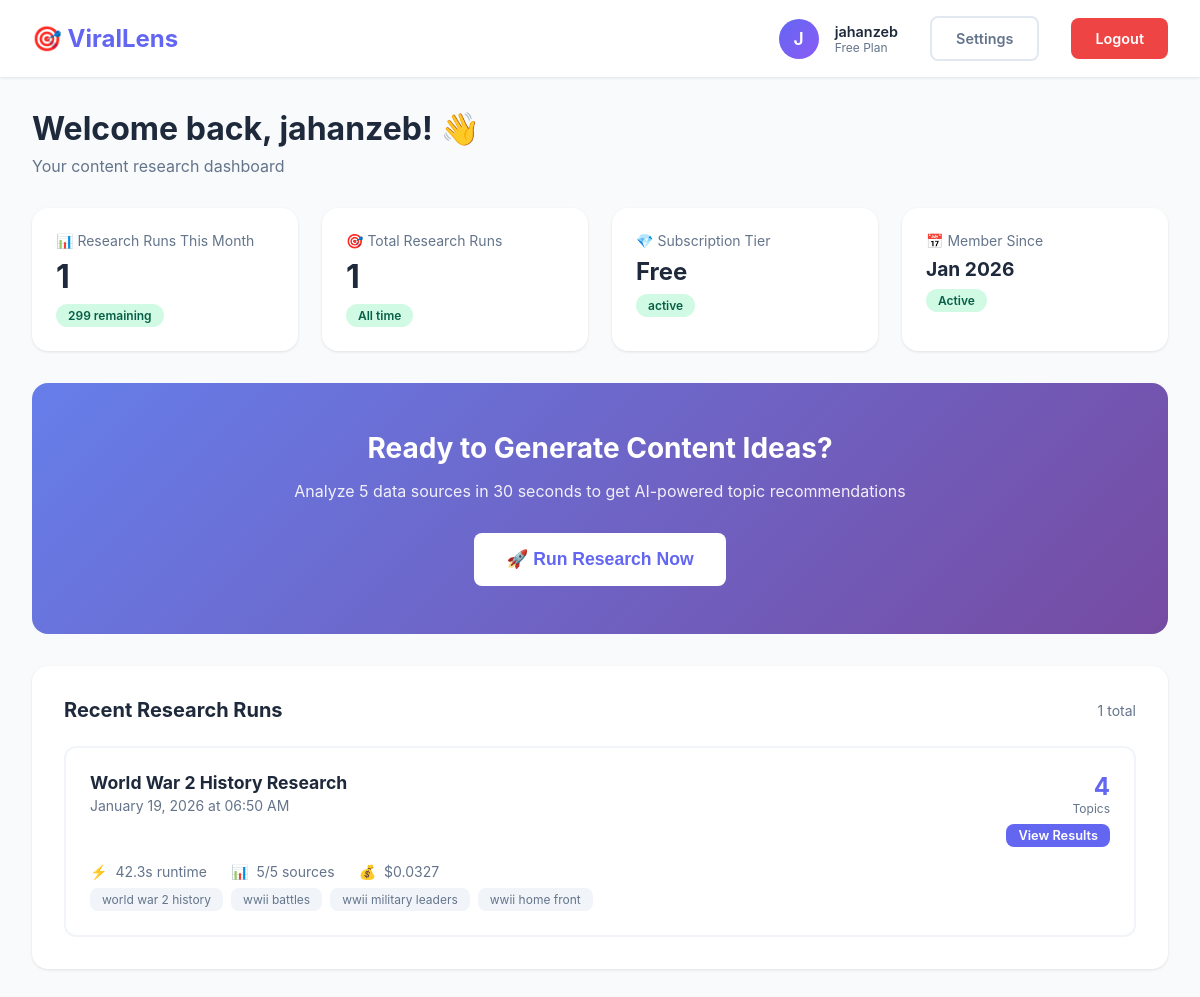
The page /dashboard (signed in) on the database its author committed.
### models.py (models this page shows, shortened)
class User(UserMixin, db.Model):
    __tablename__ = 'users'
    id = db.Column(db.Integer, primary_key=True)
    email = db.Column(db.String(120), unique=True, nullable=False, index=True)
    username = db.Column(db.String(80), unique=True, nullable=False, index=True)
    password_hash = db.Column(db.String(255), nullable=False)
    full_name = db.Column(db.String(120))
    niche = db.Column(db.String(50))  # automotive, royal_family, tech, etc.
    subscription_tier = db.Column(db.String(20), default='free')  # free, pro, agency
    subscription_status = db.Column(db.String(20), default='active')  # active, cancelled, expired
    subscription_start = db.Column(db.DateTime)
    subscription_end = db.Column(db.DateTime)
    research_runs_this_month = db.Column(db.Integer, default=0)
    total_research_runs = db.Column(db.Integer, default=0)
    is_admin = db.Column(db.Boolean, default=False)
    is_active = db.Column(db.Boolean, default=True)
    created_at = db.Column(db.DateTime, default=datetime.utcnow)
    last_login = db.Column(db.DateTime)
    approval_status = db.Column(db.String(20), default='approved', nullable=False) # pending, approved, rejected
    approved_by = db.Column(db.Integer, db.ForeignKey('users.id'), nullable=True)
    approved_at = db.Column(db.DateTime, nullable=True)
    rejection_reason = db.Column(db.Text, nullable=True)
    admin_notes = db.Column(db.Text, nullable=True)
    onboarding_completed = db.Column(db.Boolean, default=False)
    onboarding_step = db.Column(db.Integer, default=1) # Track progress
    research_runs = db.relationship('ResearchRun', backref='user', lazy='dynamic', cascade='all, delete-orphan')
    keywords = db.relationship('Keyword', backref='user', lazy='dynamic', cascade='all, delete-orphan')
    competitors = db.relationship('Competitor', backref='user', lazy='dynamic', cascade='all, delete-orphan')
    user_config = db.relationship('UserConfig', backref='user', uselist=False, cascade='all, delete-orphan')
    approver = db.relationship('User', remote_side='User.id', foreign_keys=[approved_by])
    def can_run_research(self):
        limits = {
            'free': 300, # Increased to allow ~10/day
            'pro': float('inf'),
            'agency': float('inf')
        }
        return self.research_runs_this_month < limits.get(self.subscription_tier, 300)
    def get_remaining_runs(self):
        limits = {
            'free': 300, # Increased to allow ~10/day
            'pro': float('inf'),
            'agency': float('inf')
        }
        limit = limits.get(self.subscription_tier, 300)
        if limit == float('inf'):
            return 'Unlimited'
        return max(0, limit - self.research_runs_this_month)

class ResearchRun(db.Model):
    __tablename__ = 'research_runs'
    id = db.Column(db.Integer, primary_key=True)
    user_id = db.Column(db.Integer, db.ForeignKey('users.id'), nullable=False, index=True)
    keywords = db.Column(db.JSON)  # List of keywords used
    topics_generated = db.Column(db.Integer, default=0)
    sources_successful = db.Column(db.Integer, default=0)
    runtime_seconds = db.Column(db.Float)
    api_cost = db.Column(db.Float)
    json_report_path = db.Column(db.String(255))
    html_report_path = db.Column(db.String(255))
    topics_data = db.Column(db.JSON)
    created_at = db.Column(db.DateTime, default=datetime.utcnow, index=True)

### app.py (the view)
@app.route('/dashboard')
@login_required
def dashboard():
    recent_runs = ResearchRun.query.filter_by(user_id=current_user.id)\
        .order_by(ResearchRun.created_at.desc())\
        .limit(10)\
        .all()
    return render_template('dashboard.html',
                         user=current_user,
                         recent_runs=recent_runs)

### app.py (called while the page is built)
@login_manager.user_loader
def load_user(user_id):
    return User.query.get(int(user_id))

### templates/dashboard.html (shortened to what this page needs)
<!DOCTYPE html>
<html lang="en">
<head>
</head>
<body>
    <nav>
        <div class="container">
            <a href="/dashboard" class="logo">
                🎯 ViralLens
            </a>
            <div class="nav-right">
                <div class="user-info">
                    <div class="user-avatar">
                        {{ current_user.username[0].upper() }}
                    </div>
                    <div class="user-details">
                        <div class="user-name">{{ current_user.full_name or current_user.username }}</div>
                        <div class="user-tier">{{ current_user.subscription_tier }} plan</div>
                    </div>
                </div>
                <a href="/settings" class="btn btn-outline">Settings</a>
                <a href="/logout" class="btn btn-danger">Logout</a>
            </div>
        </div>
    </nav>
    <div class="container">
        <div class="page-header">
            <h1>Welcome back, {{ current_user.full_name or current_user.username }}! 👋</h1>
            <p>Your content research dashboard</p>
        </div>
        <div class="stats-grid">
            <div class="stat-card">
                <div class="stat-label">
                    📊 Research Runs This Month
                </div>
                <div class="stat-value">{{ current_user.research_runs_this_month }}</div>
                <div class="stat-badge badge-{{ 'success' if current_user.can_run_research() else 'danger' }}">
                    {{ current_user.get_remaining_runs() }} remaining
                </div>
            </div>
            <div class="stat-card">
                <div class="stat-label">
                    🎯 Total Research Runs
                </div>
                <div class="stat-value">{{ current_user.total_research_runs }}</div>
                <div class="stat-badge badge-success">
                    All time
                </div>
            </div>
            <div class="stat-card">
                <div class="stat-label">
                    💎 Subscription Tier
                </div>
                <div class="stat-value" style="font-size: 1.5rem; text-transform: capitalize;">
                    {{ current_user.subscription_tier }}
                </div>
                <div class="stat-badge badge-success">
                    {{ current_user.subscription_status }}
                </div>
            </div>
            <div class="stat-card">
                <div class="stat-label">
                    📅 Member Since
                </div>
                <div class="stat-value" style="font-size: 1.2rem;">
                    {{ current_user.created_at.strftime('%b %Y') }}
                </div>
                <div class="stat-badge badge-success">
                    Active
                </div>
            </div>
        </div>
        <div class="action-section">
            <h2>Ready to Generate Content Ideas?</h2>
            <p>Analyze 5 data sources in 30 seconds to get AI-powered topic recommendations</p>
            <div id="initialState">
                <button class="btn btn-white" onclick="runResearch()">
                    <span>🚀 Run Research Now</span>
                </button>
            </div>
        </div>
        <div class="research-history">
            <div class="section-header">
                <h3>Recent Research Runs</h3>
                <span style="color: var(--gray); font-size: 0.875rem;">
                    {{ recent_runs|length }} total
                </span>
            </div>
            {% if recent_runs %}
            <div class="research-list">
                {% for run in recent_runs %}
                <div class="research-item">
                    <div class="research-header">
                        <div>
                            <strong style="font-size: 1.1em;">
                                {% if run.keywords and run.keywords|length > 0 %}
                                {{ run.keywords[0]|title }} Research
                                {% else %}
                                Research Run #{{ run.id }}
                                {% endif %}
                            </strong>
                            <div style="font-size: 0.875rem; color: var(--gray); margin-top: 0.25rem;">
                                {{ run.created_at.strftime('%B %d, %Y at %I:%M %p') }}
                            </div>
                        </div>
                        <div style="text-align: right;">
                            <div style="font-size: 1.5rem; font-weight: 700; color: var(--primary);">
                                {{ run.topics_generated }}
                            </div>
                            <div style="font-size: 0.75rem; color: var(--gray); margin-bottom: 0.5rem;">
                                Topics
                            </div>
                            <a href="/research/results/{{ run.id }}" class="btn btn-primary"
                                style="font-size: 0.8rem; padding: 0.25rem 0.75rem;">
                                View Results
                            </a>
                        </div>
                    </div>
                    <div class="research-meta">
                        <div class="meta-item">
                            <span>⚡</span>
                            <span>{{ "%.1f"|format(run.runtime_seconds) }}s runtime</span>
                        </div>
                        <div class="meta-item">
                            <span>📊</span>
                            <span>{{ run.sources_successful }}/5 sources</span>
                        </div>
                        <div class="meta-item">
                            <span>💰</span>
                            <span>${{ "%.4f"|format(run.api_cost) }}</span>
                        </div>
                    </div>
                    {% if run.keywords %}
                    <div class="research-keywords">
                        {% for keyword in run.keywords[:5] %}
                        <span class="keyword-tag">{{ keyword }}</span>
                        {% endfor %}
                    </div>
                    {% endif %}
                </div>
                {% endfor %}
            </div>
            {% else %}
            <div class="empty-state">
                <div class="empty-state-icon">🔍</div>
                <h3>No research runs yet</h3>
                <p>Click "Run Research Now" to generate your first content ideas!</p>
            </div>
            {% endif %}
        </div>
    </div>
</body>
</html>

### templates/dashboard.html (style rules this page uses)
* { margin: 0; padding: 0; box-sizing: border-box; }
:root { --primary: #6366f1; --primary-dark: #4f46e5; --secondary: #8b5cf6; --success: #10b981; --danger: #ef4444; --warning: #f59e0b; --dark: #1e293b; --gray: #64748b; --light: #f8fafc; --white: #ffffff; }
body { font-family: -apple-system, BlinkMacSystemFont, 'Segoe UI', Roboto, Oxygen, Ubuntu, Cantarell, sans-serif; background: var(--light); color: var(--dark); }
nav { background: var(--white); box-shadow: 0 1px 3px rgba(0, 0, 0, 0.1); padding: 1rem 0; position: sticky; top: 0; z-index: 100; }
nav .container { max-width: 1400px; margin: 0 auto; padding: 0 2rem; display: flex; justify-content: space-between; align-items: center; }
.logo { font-size: 1.5rem; font-weight: 700; color: var(--primary); text-decoration: none; display: flex; align-items: center; gap: 0.5rem; }
.nav-right { display: flex; align-items: center; gap: 2rem; }
.user-info { display: flex; align-items: center; gap: 1rem; }
.user-avatar { width: 40px; height: 40px; border-radius: 50%; background: linear-gradient(135deg, var(--primary), var(--secondary)); display: flex; align-items: center; justify-content: center; color: white; font-weight: 600; font-size: 1.1rem; }
.user-details { display: flex; flex-direction: column; }
.user-name { font-weight: 600; color: var(--dark); font-size: 0.9rem; }
.user-tier { font-size: 0.75rem; color: var(--gray); text-transform: capitalize; }
.btn { padding: 0.75rem 1.5rem; border-radius: 0.5rem; text-decoration: none; font-weight: 600; transition: all 0.3s; display: inline-block; border: none; cursor: pointer; font-size: 0.9rem; }
.btn-primary { background: var(--primary); color: var(--white); }
.btn-danger { background: var(--danger); color: var(--white); }
.btn-outline { background: transparent; color: var(--gray); border: 2px solid #e2e8f0; }
.container { max-width: 1400px; margin: 0 auto; padding: 2rem; }
.page-header { margin-bottom: 2rem; }
.page-header h1 { font-size: 2rem; margin-bottom: 0.5rem; color: var(--dark); }
.page-header p { color: var(--gray); }
.stats-grid { display: grid; grid-template-columns: repeat(auto-fit, minmax(250px, 1fr)); gap: 1.5rem; margin-bottom: 2rem; }
.stat-card { background: var(--white); padding: 1.5rem; border-radius: 1rem; box-shadow: 0 1px 3px rgba(0, 0, 0, 0.1); transition: transform 0.3s, box-shadow 0.3s; }
.stat-label { font-size: 0.875rem; color: var(--gray); margin-bottom: 0.5rem; display: flex; align-items: center; gap: 0.5rem; }
.stat-value { font-size: 2rem; font-weight: 700; color: var(--dark); }
.stat-badge { display: inline-block; padding: 0.25rem 0.75rem; border-radius: 1rem; font-size: 0.75rem; font-weight: 600; margin-top: 0.5rem; }
.badge-success { background: #d1fae5; color: #065f46; }
.action-section { background: linear-gradient(135deg, #667eea 0%, #764ba2 100%); padding: 3rem; border-radius: 1rem; text-align: center; color: white; margin-bottom: 2rem; }
.action-section h2 { font-size: 1.75rem; margin-bottom: 1rem; }
.action-section p { opacity: 0.9; margin-bottom: 2rem; }
.btn-white { background: white; color: var(--primary); font-size: 1.1rem; padding: 1rem 2rem; }
.research-history { background: var(--white); padding: 2rem; border-radius: 1rem; box-shadow: 0 1px 3px rgba(0, 0, 0, 0.1); }
.section-header { display: flex; justify-content: space-between; align-items: center; margin-bottom: 1.5rem; }
.section-header h3 { font-size: 1.25rem; color: var(--dark); }
.research-list { display: flex; flex-direction: column; gap: 1rem; }
.research-item { padding: 1.5rem; border: 2px solid #f1f5f9; border-radius: 0.75rem; transition: border-color 0.3s, transform 0.3s; }
.research-header { display: flex; justify-content: space-between; align-items: start; margin-bottom: 1rem; }
.research-meta { display: flex; gap: 1.5rem; flex-wrap: wrap; font-size: 0.875rem; color: var(--gray); }
.meta-item { display: flex; align-items: center; gap: 0.5rem; }
.research-keywords { display: flex; gap: 0.5rem; flex-wrap: wrap; margin-top: 0.5rem; }
.keyword-tag { background: #f1f5f9; padding: 0.25rem 0.75rem; border-radius: 0.5rem; font-size: 0.75rem; color: var(--gray); }

### rows shown on the page
User: username "J", full_name "jahanzeb", subscription_tier "Free", research_runs_this_month "1", get_remaining_runs "299", total_research_runs "1", subscription_status "active", created_at "Jan 2026"
ResearchRun: keywords "World War 2 History", created_at "January 19, 2026 at 06:50 AM", topics_generated "4", runtime_seconds "42.3", sources_successful "5", api_cost "0.0327", 5 "world war 2 history" "wwii battles" "wwii military leaders" "wwii home front"

### other values the page prints
{{ recent_runs|length }} "1"
